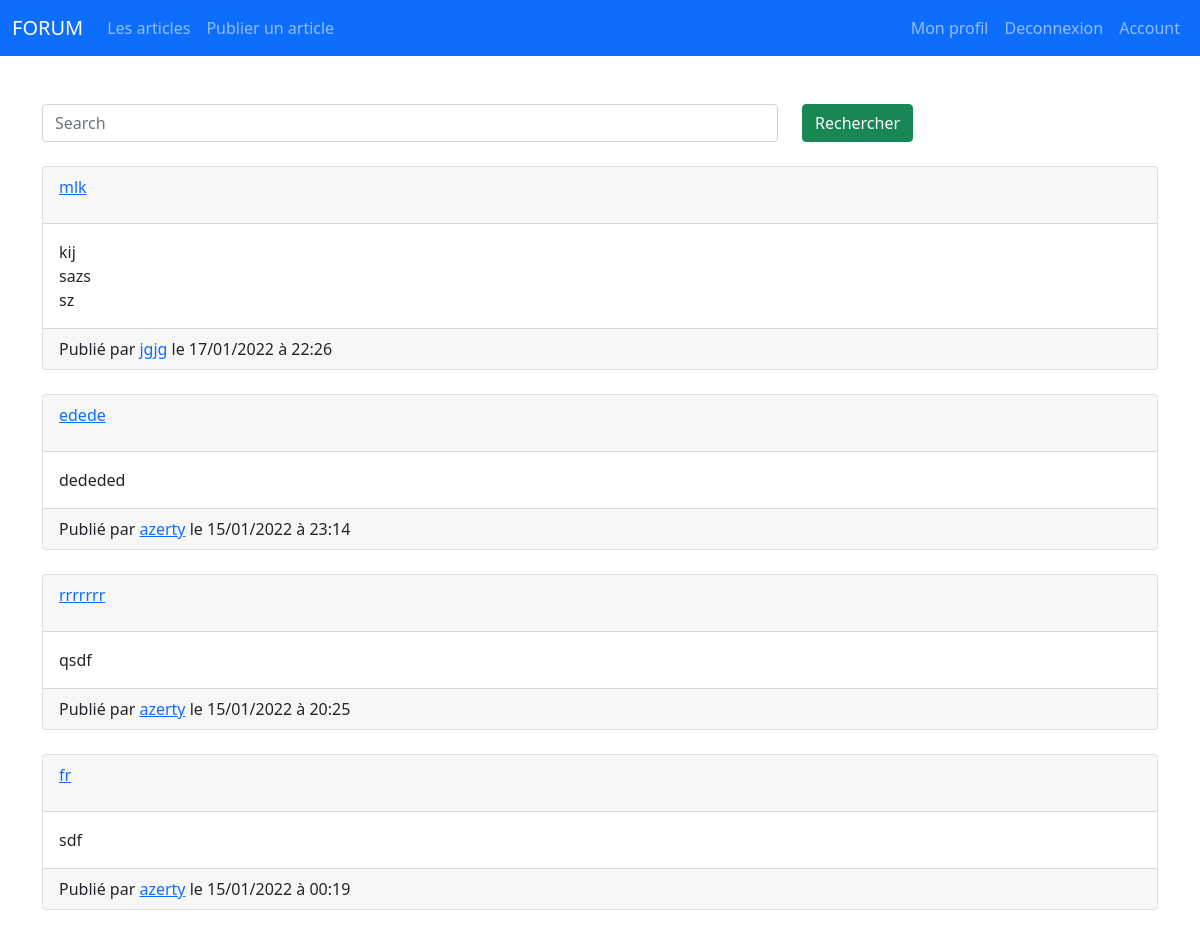
Page /index.php (signed in) on the committed database.
### tables this page shows
CREATE TABLE `articles` (
  `ID_Article` int(11) NOT NULL,
  `Title` varchar(100) NOT NULL,
  `Description` varchar(1000) NOT NULL,
  `Content` varchar(2000) NOT NULL,
  `Date_Pub` text NOT NULL,
  `ID_User` int(11) NOT NULL
);

CREATE TABLE `users` (
  `ID_User` int(11) NOT NULL,
  `Username` varchar(30) NOT NULL,
  `MDP` varchar(150) NOT NULL,
  `Mail` varchar(100) NOT NULL
);

### actions/articles/showAllArticlesAction.php (called while the page is built, shortened)
<?php
require('actions/connect.php');
$getAllArticles = $mysql->query("SELECT articles.ID_User,ID_Article,Title,Description,Content,Date_Pub,Username
FROM articles
INNER JOIN users ON articles.ID_User=users.ID_User
ORDER BY Date_Pub DESC");

### index.php (the view, shortened to what this page needs)
<?php
require('actions/articles/showAllArticlesAction.php');?>
<!DOCTYPE html>
<html lang="en">
<?php include 'includes/head.php'; ?>
<body>
    <?php include 'includes/navbar.php'; ?>
    <br><br>
    <div class="container">
        <form method="GET">
            <div class="form-group row">
                <div class="col-8">
                    <input type="search" name="search" class="form-control mr-sm-2" placeholder="Search" aria-label="Search">
                </div>
                <div class="col-4">
                    <button class="btn btn-success" type="submit">Rechercher</button>
                </div>
            </div>
        </form>
        <br>
        <?php
        while ($article = $getAllArticles->fetch()) {
        ?>
            <div class="card">
                <div class="card-header">
                    <a href="article.php?id=<?= $article['ID_Article'];?>">
                    <?= $article['Title']; ?>
                    </a>
                </div>
                <div class="card-body">
                    <?= $article['Description']; ?>
                </div>
                <div class="card-footer">
                    Publié par <a href ="profile.php?id=<?= $article['ID_User']?>" ><?= $article['Username']; ?></a> le <?= $article['Date_Pub']; ?>
                </div>
            </div>
            <br>
        <?php
        }
        ?>
    </div>
</body>
</html>

### rows in the picture
articles: Title "mlk", Description "kij sazs sz", ID_User.Username "jgjg", Date_Pub "17/01/2022 à 22:26"
articles: Title "edede", Description "dededed", ID_User.Username "azerty", Date_Pub "15/01/2022 à 23:14"
articles: Title "rrrrrrr", Description "qsdf", ID_User.Username "azerty", Date_Pub "15/01/2022 à 20:25"
articles: Title "fr", Description "sdf", ID_User.Username "azerty", Date_Pub "15/01/2022 à 00:19"
